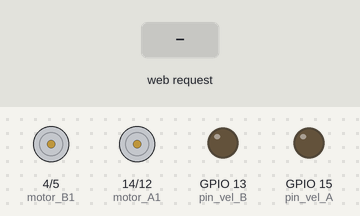
Bench run of a sketch on a simulated ESP8266 (NodeMCU). On the bench: motor-driver pin pairs drawn as motors (green arrow = first pin HIGH = forward, orange = second pin HIGH = backward, longer = more drive), output pins drawn as LEDs (lit = HIGH). The inputs (shaded band) are chosen by the test bench. What the sketch prints to the serial monitor is not drawn.

Above: at 1.2 s.
1.3 s: HTTP request GET /Button?AdltAtrs=1 received
At 2.5 s:
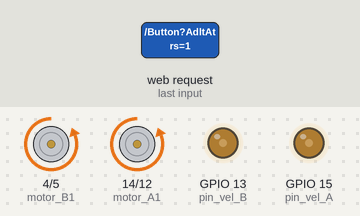
2.8 s: HTTP request GET /Button?DerIzq=1 received
At 3.7 s:
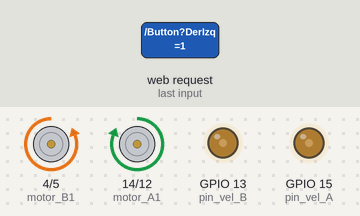
4.3 s: HTTP request GET /Button?AdltAtrs=1&DerIzq=1 received
At 4.8 s:
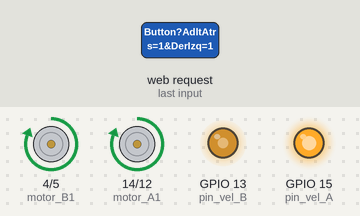
Timing chart, 0 to 7.3 s (numbered marks = the images above; inputs shaded):
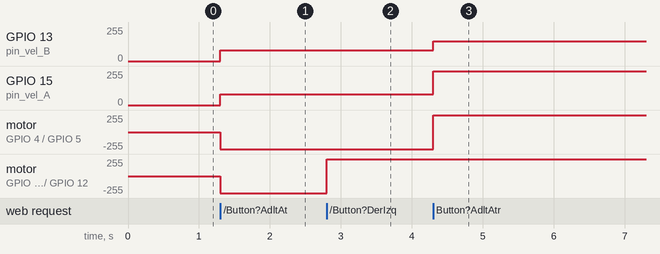

Measured:
- after the input at 1.3 s, GPIO 13 (pin_vel_B), GPIO 15 (pin_vel_A): 0/255 → 80/255 at once; motor on GPIO 4 (motor_B1) / GPIO 5 (motor_B2), motor on GPIO 14 (motor_A1) / GPIO 12 (motor_A2): stopped → backward 255/255 at once
- after the input at 2.8 s, motor on GPIO 14 (motor_A1) / GPIO 12 (motor_A2): backward 255/255 → forward 255/255 at once
- after the input at 4.3 s, GPIO 13 (pin_vel_B): 80/255 → 150/255 at once; GPIO 15 (pin_vel_A): 80/255 → 255/255 at once; motor on GPIO 4 (motor_B1) / GPIO 5 (motor_B2): backward 255/255 → forward 255/255 at once

The sketch:

Clase5_Wifi_2023_2_Ejercicio.ino
```cpp
/** Clase 5 Control WiFi
  @name Clase5_Wifi_2023-2
  @purpose: En esta clase aprenderán a usar la funcionalidad wifi de la ESP8266
  @author: Marcelo Jimenez
  @version: Esta corresponde al ejercicio de la clase práctica.
*/

#include "motores.h"
#include "web_server.h"

void setup() {
  run_web_server();
  motors_setup();
  }

void loop() {
  handle_client();
}
```

index.h
```cpp
const char MAIN_page[] PROGMEM = R"=====(

<!DOCTYPE html>
<html>
  <head>
    <meta name="viewport" content="width=device-width, user-scalable=no" />
    <meta charset="UTF-8">
    <title>Motor Control</title>
  </head>
  <style>
    .button {
      border: "black";
      color: rgb(0, 0, 0);
      padding: 20px 35px;
      text-align: center;
      text-decoration: none;
      display: inline-block;
      font-size: 15px;
      margin: 2px 2px;
      cursor: pointer;
    }

    .button1 {background-color: #65e23f;}
    .button2 {background-color: #ffee00;}
    .button3 {background-color: #00fff2;}
    .button4 {background-color: #d47b15;}
    .button5 {background-color: #ff0000;}
    .button6 {background-color: #002fff;}
    </style>
  <body>
    <h1>Motor Velocity Control</h1>

    <div class="button">
      <br>
      <button type="button" class='button button1' onClick="sendRequest('http://192.168.4.1/Button?val=1')" >ADELANTE</button>
      <br>
      <button type="button" class='button button2' onClick="sendRequest('http://192.168.4.1/Button?val=2')">IZQUIERDA</button>
      <button type="button" class='button button2' onClick="sendRequest('http://192.168.4.1/Button?val=3')">DERECHA</button>
      <br>
      <button type="button" class='button button3' onClick="sendRequest('http://192.168.4.1/Button?val=4')">ATRAS</button>
      <br>
      <button type="button" class='button button5' onClick="sendRequest('http://192.168.4.1/Button?val=5')">STOP</button>
      <br>

    </div>


    <script>
      function sendRequest(url) {
			  var xhr = new XMLHttpRequest();
			  xhr.open("GET", url, true);
			  xhr.send();
        xhr.timeout = 100;
		  }

    </script>
  </body>
</html>


)=====";
```

motores.h
```cpp
// nombramos los pines
int motor_A1 = 14; // pin motor A1
int motor_A2 = 12; // pin motor A2
int pin_vel_A = 15; // pin control de velocidad motor A

int motor_B1 = 4; // pin motor B1
int motor_B2 = 5; // pin motor B2
int pin_vel_B = 13; // pin control de velocidad motor A

int SPEED_A = 80; //velocidades
int SPEED_B = 80;


/** motors setup
 * @brief Función que configura inificalmente los motores
 */
void motors_setup()
{
  // configuramos el motor A como salida (OUTPUT)
  pinMode(motor_A1, OUTPUT); // motor A1
  pinMode(motor_A2, OUTPUT); // motor A2
  pinMode(pin_vel_A, OUTPUT); // control velocidad A

  // configuramos el motor B como salida (OUTPUT)
  pinMode(motor_B1, OUTPUT); // motor B1
  pinMode(motor_B2, OUTPUT); // motor B2
  pinMode(pin_vel_B, OUTPUT); // control velocidad B

  // partimos con el motor A apagado (LOW)
  digitalWrite(motor_A1, LOW); // motor A1
  digitalWrite(motor_A2, LOW); // motor A2

  // partimos con el motor B apagado (LOW)
  digitalWrite(motor_B1, LOW); // motor A1
  digitalWrite(motor_B2, LOW); // motor A2
}

/** motor Foward Backward
 * @brief Función controla el movimiento hacia adelante o hacia atrás de los motores.
 * @param dir1 es un valor de verdad (true o false) que permite elegir una dirección
 */
void motor_FWBW(bool dir1)
{

  if (dir1) {
    digitalWrite(motor_A1, LOW);
    digitalWrite(motor_A2, HIGH);
    analogWrite(pin_vel_A, SPEED_A);
    digitalWrite(motor_B1, LOW);
    digitalWrite(motor_B2, HIGH);
    analogWrite(pin_vel_B, SPEED_B);
  }
  else {
    digitalWrite(motor_A1, !LOW);
    digitalWrite(motor_A2, !HIGH);
    analogWrite(pin_vel_A, SPEED_A);
    digitalWrite(motor_B1, !LOW);
    digitalWrite(motor_B2, !HIGH);
    analogWrite(pin_vel_B, SPEED_B);
  }

}
/** motor Left Right
 * @brief Función controla el giro hacia la derecha o izquierda de los motores.
 * @param dir2 es un valor de verdad (true o false) que permite elegir una dirección
 */
void motor_LR(bool dir2) {
  if (dir2) {
    digitalWrite(motor_A1, !LOW);
    digitalWrite(motor_A2, !HIGH);
    analogWrite(pin_vel_A, SPEED_A);
    digitalWrite(motor_B1, LOW);
    digitalWrite(motor_B2, HIGH);
    analogWrite(pin_vel_B, SPEED_B);
  }
  else {
    digitalWrite(motor_A1, LOW);
    digitalWrite(motor_A2, HIGH);
    analogWrite(pin_vel_A, SPEED_A);
    digitalWrite(motor_B1, !LOW);
    digitalWrite(motor_B2, !HIGH);
    analogWrite(pin_vel_B, SPEED_B);
  }
}

/** Motor Stop
 * @brief Función que detiene los motores
 */
void motor_stop(void)
{
  digitalWrite(motor_A1, LOW);
  digitalWrite(motor_A2, LOW);
  analogWrite(pin_vel_A, 0);
  digitalWrite(motor_B1, LOW);
  digitalWrite(motor_B2, LOW);
  analogWrite(pin_vel_B, 0);
}

// Motor Forward Right
void motor_FR(void) {

  digitalWrite(motor_A1, HIGH);
  digitalWrite(motor_A2, LOW);
  analogWrite(pin_vel_A, 150);
  digitalWrite(motor_B1, HIGH);
  digitalWrite(motor_B2, LOW);
  analogWrite(pin_vel_B, 255);
}

// Motor Forward Left
void motor_FL(void) {

  digitalWrite(motor_A1, HIGH);
  digitalWrite(motor_A2, LOW);
  analogWrite(pin_vel_A, 255);
  digitalWrite(motor_B1, HIGH);
  digitalWrite(motor_B2, LOW);
  analogWrite(pin_vel_B, 150);
}

// Motor Backward Right
void motor_BR(void) {

  digitalWrite(motor_A1, LOW);
  digitalWrite(motor_A2, HIGH);
  analogWrite(pin_vel_A, 150);
  digitalWrite(motor_B1, LOW);
  digitalWrite(motor_B2, HIGH);
  analogWrite(pin_vel_B, 255);
}

// Motor Backward Left
void motor_BL(void) {

  digitalWrite(motor_A1, LOW);
  digitalWrite(motor_A2, HIGH);
  analogWrite(pin_vel_A, 255);
  digitalWrite(motor_B1, LOW);
  digitalWrite(motor_B2, HIGH);
  analogWrite(pin_vel_B, 150);
}
```

web_server.h
```cpp
#include <Arduino.h>
#include <ESP8266WiFi.h>
#include <ESP8266WebServer.h>
//Librerias propias
#include "index.h" //Nuestra página web en HTML

ESP8266WebServer server(80); //Crea el objeto server en el puerto 80

//Nombre y password del punto WIFI
const char *ssid = "BattleBotsMontaña";
// const char *password = "123456"; //no usamos password


/** Handle Root
 * @brief Envía el contenido de index.h
 */
void handleRoot() {
 String s = MAIN_page; //Read HTML contents
 server.send(200, "text/html", s); //Send web page
}


/** Handle Button Request
 * @brief Esta función toma los valores enviados desde la página web y según su valor, llama a distintas funciones de motores.
  * Los botones de la página web ejecutan esta funcion -> sendRequest('http://192.168.4.1/B?val=1')
 * La función sendRequest() crea una instancia de XMLHttpRequest() y la envía a través de WiFi a nuestra ESP8266.
 */
void handleButtonRequest(void) {

  int AdltAtrs = server.arg("AdltAtrs").toInt();
  int  DerIzq = server.arg("DerIzq").toInt();

  //ADELANTE DERECHA
  if (AdltAtrs == 1 && DerIzq == -1) {
    motor_FR();
    Serial.println("ADELANTE DERECHA");
    server.send(200, "text/plain", "OK");
  }
  //ADELANTE IZQUIERDA
  if (AdltAtrs == 1 && DerIzq == 1) {
    motor_FL();
    Serial.println("ADELANTE IZQUIERDA");
    server.send(200, "text/plain", "OK");
  }
  // ATRAS DERECHA
  if (AdltAtrs == -1 && DerIzq == -1) {
    motor_BR();
    server.send(200, "text/plain", "OK");
  }
  //ATRAS IZQUIERDA
  if (AdltAtrs == -1 && DerIzq == 1) {
    motor_BL();
    server.send(200, "text/plain", "OK");
  }

  //Avanzar
  if (AdltAtrs == 1 && DerIzq == 0) {
    motor_FWBW(true); //llamamos a la función del motor que lo mueve hacia adelante y atrás
                      //Le entregamos el valor true para que avance.
    Serial.print("ADELANTE (Adlt,DerIzq) = ");
    Serial.println(AdltAtrs,DerIzq);
    server.send(200, "text/plain", "OK"); //enviamos una confirmación al servidor
  }
  //Girar Izquierda
  if (AdltAtrs == 0 && DerIzq == 1) {
    motor_LR(true);  //llamamos a la función del motor que lo gira
                      //Le entregamos el valor true para que gire a la izquierda
    Serial.println("IZQUIERDA");
    server.send(200, "text/plain", "OK"); //enviamos una confirmación al servidor
  }

  //Girar Derecha
  if (AdltAtrs == 0 && DerIzq == -1) {
    motor_LR(false);  //llamamos a la función del motor que lo gira
                      //Le entregamos el valor false para que gire a la derecha
    Serial.println("DERECHA");
    server.send(200, "text/plain", "OK"); //enviamos una confirmación al servidor
  }
  //Atras
  if (AdltAtrs == -1 && DerIzq == 0) {
    motor_FWBW(false); //llamamos a la función del motor que lo mueve hacia adelante y atrás
                      //Le entregamos el valor false para que retroceda.
    server.send(200, "text/plain", "OK"); //enviamos una confirmación al servidor
  }
  //Stop
  if (AdltAtrs == 0 && DerIzq == 0) {
    motor_stop();
    server.send(200, "text/plain", "OK"); //enviamos una confirmación al servidor
  }
  //---------------------------------------------------------------------------------
}


/** Run Web Server
 * @brief Función principal que configura la conección wifi, crea el servidor y conecta las funciones.
 */

void run_web_server(void) {
  // Initialize serial communication
  Serial.begin(115200);

  // Create a new SoftAP network
  WiFi.softAP(ssid);


  // Print the IP address of the SoftAP network
  Serial.print("Access Point IP address: ");
  Serial.println(WiFi.softAPIP());
  Serial.println("Copien esta IP y péguenla en su navegador");


  server.on("/Button", HTTP_GET, handleButtonRequest); //Cuando estemos en la página Button, llamamos a la función handleButtonRequest y le
  server.on("/", handleRoot);      //Which routine to handle at root location

  // Set up web server
  server.onNotFound([]() {
    handleRoot();
  });

  server.begin();
  Serial.println("Web server started");
}

void handle_client(void) {
  server.handleClient();
}
```
